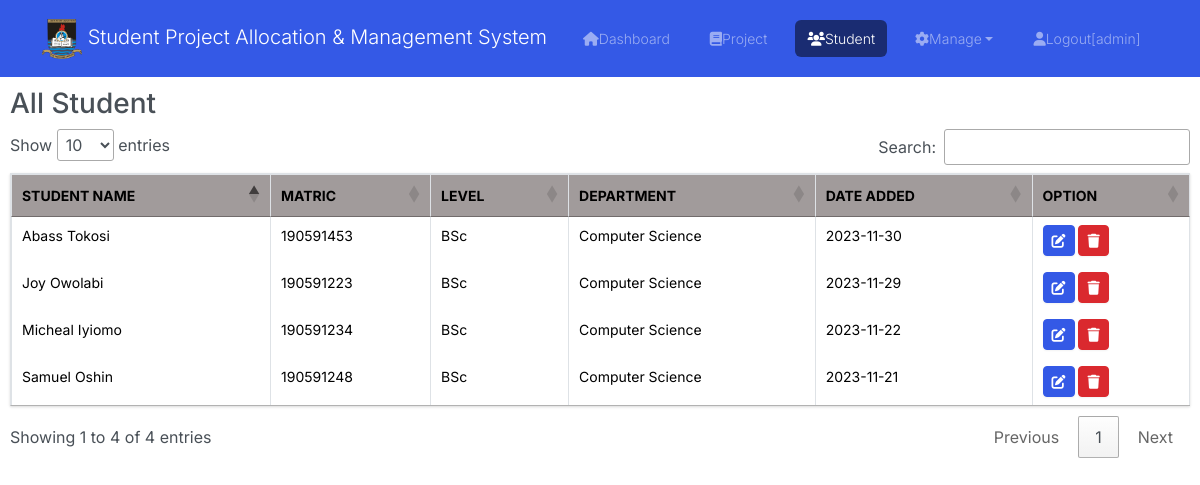
Screenshot of /create-student.php with the database file from the repository.
### tables this page shows
CREATE TABLE `student` (
  `id` int(11) NOT NULL,
  `name` varchar(255) NOT NULL,
  `department` varchar(50) NOT NULL DEFAULT 'Computer Science',
  `field_of_interest` varchar(255) NOT NULL,
  `level` varchar(50) NOT NULL DEFAULT 'BSc',
  `matric` varchar(50) NOT NULL,
  `date` date NOT NULL,
  `project_id` int(11) NOT NULL,
  `lecturer_id` int(11) DEFAULT NULL
);

### all_student.php (the view)
<table class="table table-bordered table-hover project_table">
	<thead>
		<tr>
			<th>Student Name</th>
			<th>Matric</th>
			<th>Level</th>
			<th>Department</th>
      <th>Date Added</th>
			<th>Option</th>
		</tr>
	</thead>
	<tbody>
		<?php
           $query = $db->query("SELECT * FROM student");
             $rows = $query->fetchAll(PDO::FETCH_OBJ);
             foreach($rows as $row){
               $name = $row->name;
               $department = $row->department;
               $level = $row->level;
               $matric = $row->matric;
               $date = $row->date;
        ?>
             <tr>
             	<td><?php echo $name; ?></td>
             	<td><?php echo $matric; ?></td>
             	<td><?php echo $level ?></td>
              <td><?php echo $department ?></td>
              <td><?php echo $date; ?></td>
             	<td>
             	    <a class="btn btn-sm btn-primary" href="edit_std_data.php?id=<?php echo $row->id; ?>"><i class="fa fa-edit"></i></a>
             		  <a class="btn btn-sm btn-danger" onclick="return confirm('Are you sure you want to delete project? ')" href="delete_std_data.php?id=<?php echo $row->id; ?>"><i class="fa fa-trash"></i></a>
             	</td>
             </tr>
        <?php
           }
		?>
	</tbody>
</table>

### css/styles.css (style rules this page uses)
* { padding: 0; margin: 0; box-sizing: border-box; }
.project_table { font-size: 12px; }
.project_table th, .project_table td { padding: 5px; }
.project_table thead th { background-color: #a19b9b; }

### css/profilesty.css (style rules this page uses)
* { padding: 0; margin: 0; box-sizing: border-box; }
.project_table { font-size: 12px; }
.project_table th, .project_table td { padding: 5px; }
.project_table thead th { background-color: #a19b9b; }
::placeholder { font-size: 0.9rem; font-weight: 400; line-height: 1.5; }

### rows the page displays
student: name "Samuel Oshin", matric "190591248", level "BSc", department "Computer Science", date "2023-11-21"
student: name "Micheal Iyiomo", matric "190591234", level "BSc", department "Computer Science", date "2023-11-22"
student: name "Joy Owolabi", matric "190591223", level "BSc", department "Computer Science", date "2023-11-29"
student: name "Abass Tokosi", matric "190591453", level "BSc", department "Computer Science", date "2023-11-30"
